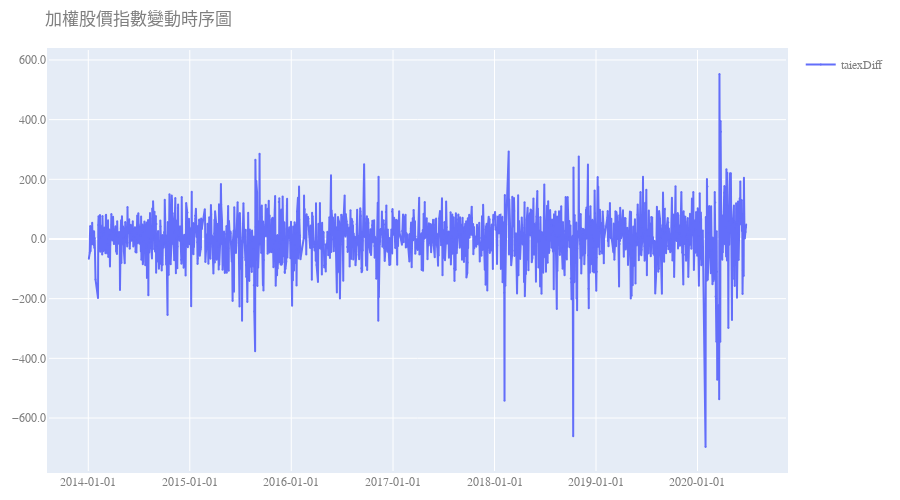

Write notebook code for a chart like this one.
### Markdown cell above
## 觀察 dfTaiexs

### Code cell
# taiexDiff.plot()
# plt.title('加權股價指數變動時序圖')
fig = go.Figure()

fig.add_trace(
    go.Scatter(
            x=taiexDiff.index,
            y=taiexDiff,
            name = f"taiexDiff",
            mode='lines+markers',
            marker_size = 2
        ))
fig.update_layout(
    title=f"加權股價指數變動時序圖",
    showlegend=True,
    xaxis_title="x Axis Title",
    yaxis_title="y Axis Title",
    width=900,
    height=500,
    margin=dict(
        l=20,
        r=20,
        b=20,
        t=50,
        pad=2
    ),
    font=dict(
        family="Courier New, monospace",
        size=12,
        color="#7f7f7f"
    ),
    xaxis=plotly.graph_objects.layout.XAxis(
        tickformat='%Y-%m-%d'
    ),
    yaxis=plotly.graph_objects.layout.YAxis(
        tickformat='.1f'
    )
)

### Figure 1 — Plotly figure (JSON) as saved in the notebook; plotly's stock layout.template omitted (floating-point values rounded to 4 significant figures; data arrays with more than 128 entries replaced by an {"elided": "..."} marker saying what was removed)
{"data": [{"marker": {"size": 2}, "mode": "lines+markers", "name": "taiexDiff", "type": "scatter", "x": {"elided": "1584 str values"}, "y": {"elided": "1584 float values"}}], "layout": {"font": {"color": "#7f7f7f", "family": "Courier New, monospace", "size": 12}, "height": 500, "margin": {"b": 20, "l": 20, "pad": 2, "r": 20, "t": 50}, "showlegend": true, "title": {"text": "加權股價指數變動時序圖"}, "width": 900, "xaxis": {"tickformat": "%Y-%m-%d"}, "yaxis": {"tickformat": ".1f"}}}
